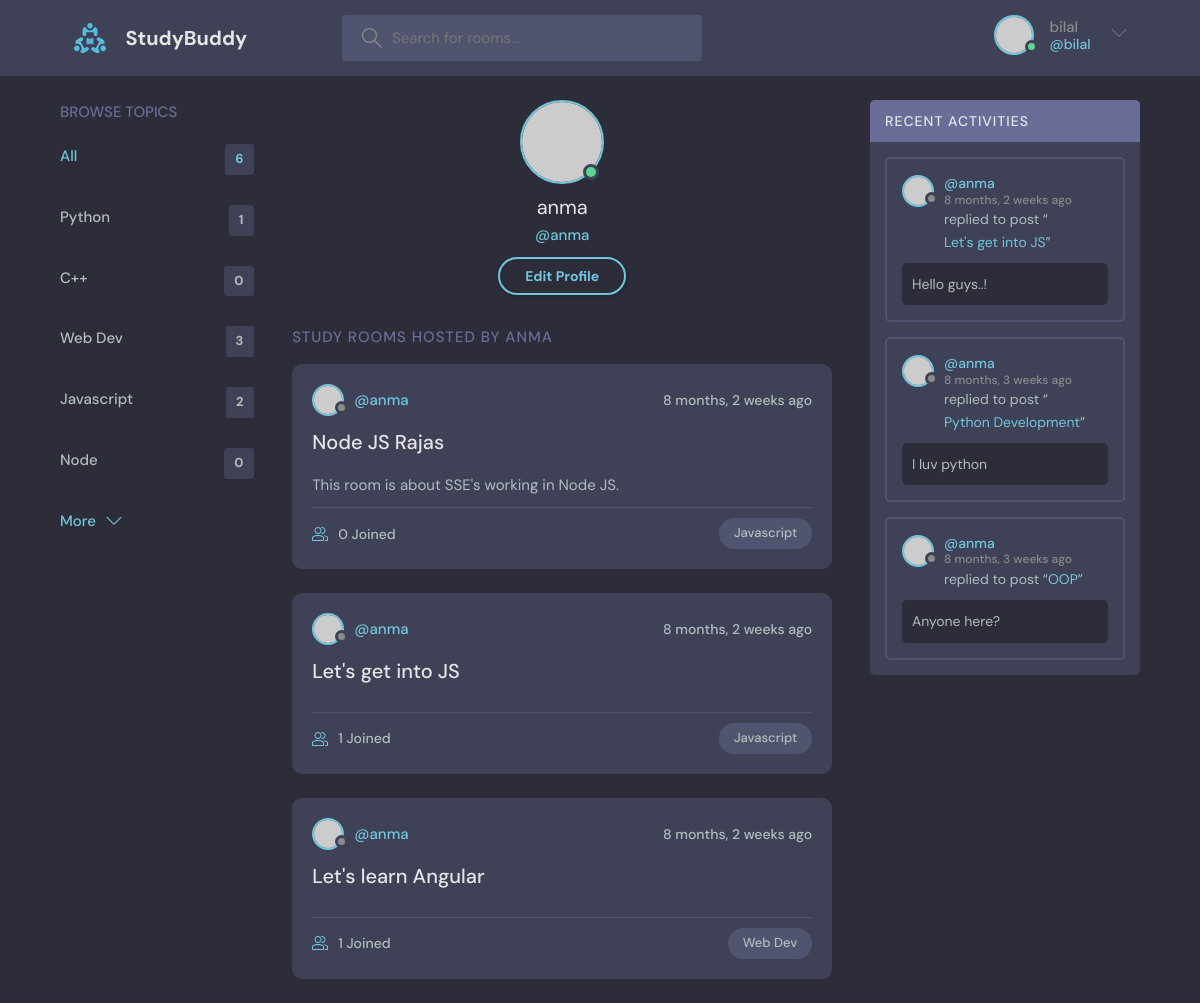
Screenshot of /user-profile/3/ (signed in) with the database file from the repository.
### TestApp/models.py (models this page shows)
class Topic(models.Model):
    name=models.CharField(max_length=255)
    def __str__(self):
        return self.name

class Room(models.Model):
    topic=models.ForeignKey(Topic,on_delete=models.SET_NULL ,null=True)
    host=models.ForeignKey(User,on_delete=models.SET_NULL, null=True)
    participants=models.ManyToManyField(User,related_name='participants',blank=True)
    name=models.CharField(max_length=255)
    description=models.TextField(null=True, blank=True)
    updated_on=models.DateTimeField(auto_now=True)
    created_on=models.DateTimeField(auto_now_add=True)
    class Meta:
        ordering=['-updated_on','-created_on']
    def __str__(self):
        return self.name

class Message(models.Model):
    user=models.ForeignKey(User,on_delete=models.CASCADE)
    room=models.ForeignKey(Room,on_delete=models.CASCADE)
    body=models.TextField(null=False)
    updated_on=models.DateTimeField(auto_now=True)
    created_on=models.DateTimeField(auto_now_add=True)
    def __str__(self):
        return self.body[0:50]
    class Meta:
        ordering=['-updated_on','created_on']

### TestApp/views.py (the view)
# urls.py: path('user-profile/<str:pk>/',views.userProfile,name='user-profile'),
def userProfile(request, pk):
    user=User.objects.get(id=pk)
    topics=Topic.objects.all()
    rooms=user.room_set.all()
    room_messages=user.message_set.all()
    total_rooms=Room.objects.all().count()
    context={'user':user,'topics' : topics,'rooms':rooms,'room_messages':room_messages,'total_rooms':total_rooms}
    return render(request,'TestApp/UserProfile.html',context)

### TestApp/templates/TestApp/UserProfile.html
{% extends 'Main.html' %}
{% block content %}
<main class="profile-page layout layout--3">
  <div class="container">
    {% include 'TestApp/topic_component.html' %}
    <div class="roomList">
      <div class="profile">
        <div class="profile__avatar">
          <div class="avatar avatar--large active">
            <img src="https://randomuser.me/api/portraits/men/11.jpg" />
          </div>
        </div>
        <div class="profile__info">
          <h3>{{user}}</h3>
          <p>@{{user}}</p>
          <a href="edit-user.html" class="btn btn--main btn--pill">Edit Profile</a>
        </div>
      </div>
      <div class="roomList__header">
        <div>
          <h2>Study Rooms Hosted by {{user}}</a>
          </h2>
        </div>
      </div>
      {% include 'TestApp/feed_component.html' %}
    </div>
    {% include 'TestApp/activity_component.html' %}
  </div>
</main>
{% endblock content %}

### templates/NavBar.html (shortened to what this page needs)
{% load static %}
<header class="header header--loggedIn">
    <div class="container">
        <a href="{% url 'home' %}" class="header__logo">
            <img src="{% static 'images/logo.svg' %}" />
            <h1>StudyBuddy</h1>
        </a>
        <form class="header__search" method="GET" action="{% url 'home' %}">
            <label>
                <input type="text" name="q" placeholder="Search for rooms..." />
            </label>
        </form>
        <nav class="header__menu">
            {% if request.user.is_authenticated %}
            <div class="header__user">
                <a href="{% url 'user-profile' request.user.id %}">
                    <div class="avatar avatar--medium active">
                        <img src="https://randomuser.me/api/portraits/men/37.jpg" />
                    </div>
                    <p>{{request.user}} <span>@{{request.user}}</span></p>
                </a>
                <button class="dropdown-button">
                    <svg version="1.1" xmlns="http://www.w3.org/2000/svg" width="32" height="32" viewBox="0 0 32 32">
                        <title>chevron-down</title>
                        <path d="M16 21l-13-13h-3l16 16 16-16h-3l-13 13z"></path>
                    </svg>
                </button>
            </div>
            {% else %}
            <a href="{% url 'login' %} ">
                <img src="{% static 'images/avatar.svg'%}" />
                <p>Login</p>
            </a>
            {% endif %}
        </nav>
    </div>
</header>

### TestApp/templates/TestApp/topic_component.html
<div class="topics">
    <div class="topics__header">
        <h2>Browse Topics</h2>
    </div>
    <ul class="topics__list">
        <li>
            <a href="{% url 'home' %}" class="active">All <span>{{total_rooms}}</span></a>
        </li>
        {% for topic in topics %}
        <li>
            <a href="{% url 'home' %}?q={{topic.name}}">{{topic.name}} <span>{{topic.room_set.all.count}} </span></a>
        </li>
        {% endfor %}
    </ul>
    <a class="btn btn--link" href="topics.html">
        More
        <svg version="1.1" xmlns="http://www.w3.org/2000/svg" width="32" height="32" viewBox="0 0 32 32">
            <title>chevron-down</title>
            <path d="M16 21l-13-13h-3l16 16 16-16h-3l-13 13z"></path>
        </svg>
    </a>
</div>

### TestApp/templates/TestApp/feed_component.html (shortened to what this page needs)
{% for room in rooms %}
<div class="roomListRoom">
    <div class="roomListRoom__header">
        <a href="{% url 'user-profile' room.host.id %}" class="roomListRoom__author">
            <div class="avatar avatar--small">
                <img src="https://randomuser.me/api/portraits/women/11.jpg" />
            </div>
            <span>@{{room.host}}</span>
        </a>
        <div class="roomListRoom__actions">
            <span>{{room.created_on | timesince}} ago</span>
        </div>
    </div>
    <div class="roomListRoom__content">
        <a href="{% url 'room' room.id %}">{{room.name}}</a>
        <p>{{room.description}}</p>
    </div>
    <div class="roomListRoom__meta">
        <a href="{% url 'room' room.id %}" class="roomListRoom__joined">
            {{room.participants.count}} Joined
        </a>
        <p class="roomListRoom__topic">{{room.topic}}</p>
    </div>
</div>
{% endfor %}

### TestApp/templates/TestApp/activity_component.html (shortened to what this page needs)
<div class="activities">
    <div class="activities__header">
        <h2>Recent Activities</h2>
    </div>
    {% for message in room_messages %}
    <div class="activities__box">
        <div class="activities__boxHeader roomListRoom__header">
            <a href="{% url 'user-profile' message.user.id %}" class="roomListRoom__author">
                <div class="avatar avatar--small">
                    <img src="https://randomuser.me/api/portraits/women/11.jpg" />
                </div>
                <p>
                    @{{message.user}}
                    <span>{{message.created_on | timesince}} ago</span>
                </p>
            </a>
        </div>
        <div class="activities__boxContent">
            <p>replied to post “<a href="{% url 'room' message.room.id %}">{{message.room}}</a>”</p>
            <div class="activities__boxRoomContent">{{message}}</div>
        </div>
    </div>
    {% endfor %}
</div>

### rows the page displays
Topic: name "Python", room_set.all.count "1"
Topic: name "C++", room_set.all.count "0"
Topic: name "Web Dev", room_set.all.count "3"
Topic: name "Javascript", room_set.all.count "2"
Topic: name "Node", room_set.all.count "0"
Room: host "anma", created_on "8 months, 2 weeks", name "Node JS Rajas", description "This room is about SSE's working in Node JS.", participants.count "0", topic "Javascript"
Room: host "anma", created_on "8 months, 2 weeks", name "Let's get into JS", participants.count "1", topic "Javascript"
Room: host "anma", created_on "8 months, 2 weeks", name "Let's learn Angular", participants.count "1", topic "Web Dev"
Message: user "anma", created_on "8 months, 2 weeks", room "Let's get into JS", body "Hello guys..!"
Message: user "anma", created_on "8 months, 3 weeks", room "Python Development", body "I luv python"
Message: user "anma", created_on "8 months, 3 weeks", room "OOP", body "Anyone here?"

### other values shown
{{ request.user }} "bilal"
{{ total_rooms }} "6"
{{ user }} "anma"
{{ user }} "ANMA"
